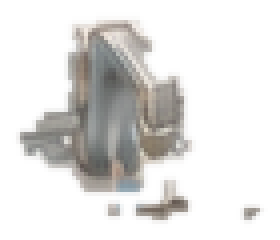
#> input picture tmp/stage4-faucets/middle-faucet-original-pixels-proposal-v1.png, 70 x 60 px, given in place of bathroom-faucets-water-on-source-v1.png, which was not available (shown 4 times larger)
$ python build_rendered_water_sprites.py
#> lines starting #> are read from the running program, lines starting #| are printed output that depends on the picture; pictures that were not available may be replaced by others from this repository, and a replacement may not be noted
from pathlib import Path

from PIL import Image, ImageDraw, ImageFilter


ROOT = Path(__file__).resolve().parent
PROJECT = ROOT.parent.parent
ASSETS = PROJECT / "assets" / "stage4" / "level4-bathroom"
SOURCE = ASSETS / "bathroom-faucets-water-on-source-v1.png"
PREVIEW = ROOT / "rendered-water-sprites-preview-v1.png"

# Tight patches include the painted faucet, stream, contained basin ripple, and
# enough of the sink rim to blend seamlessly over the normal/off artwork.
PATCHES = {
    "left": (365, 300, 470, 410),
    "middle": (520, 285, 620, 390),
    "right": (655, 265, 770, 375),
}

source = Image.open(SOURCE).convert("RGBA")
#> source is the input picture: PIL image 70x60 RGBA; mean R, G, B, A 180.9, 176.8, 171.8, 73.5
sprites = {}
for name, box in PATCHES.items():
    sprite = source.crop(box)
    inset = 5
    alpha = Image.new("L", sprite.size, 0)
    ImageDraw.Draw(alpha).rounded_rectangle(
        (inset, inset, sprite.width - inset - 1, sprite.height - inset - 1),
        radius=12,
        fill=255,
    )
    alpha = alpha.filter(ImageFilter.GaussianBlur(5))
    sprite.putalpha(alpha)
    out = ASSETS / f"faucet-water-{name}-art-v1.png"
    sprite.save(out)
    sprites[name] = (sprite, box)
#> this loop made 3 passes
#> pass 1, `alpha = alpha.filter(ImageFilter.GaussianBlur(5))`:
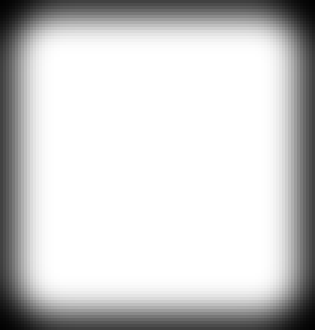
#> alpha: PIL image 105x110 L (shown 3 times larger); min 2, max 255, mean 205
#> pass 1, `sprite.save(out)`:
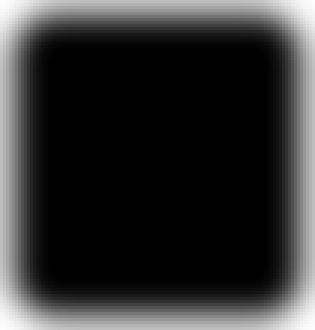
#> saved as faucet-water-left-art-v1.png: PIL image 105x110 RGBA (shown 3 times larger); mean R, G, B, A 0, 0, 0, 205; transparent parts drawn white
#> after the loop:
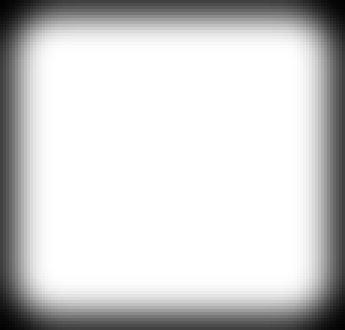
#> alpha: PIL image 115x110 L (shown 3 times larger); min 2, max 255, mean 207.2
#> after the loop:
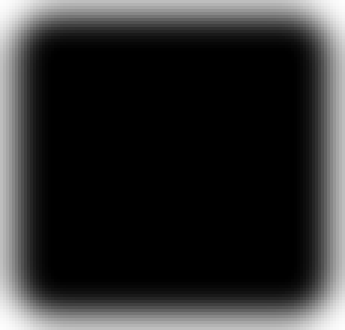
#> sprite: PIL image 115x110 RGBA (shown 3 times larger); mean R, G, B, A 0, 0, 0, 207.2; transparent parts drawn white
#> after the loop, sprites = 3 items

# Preview at the exact 960x640 game resolution.
room = Image.open(ASSETS / "bathroom-background-closed-v2.png").convert("RGBA")
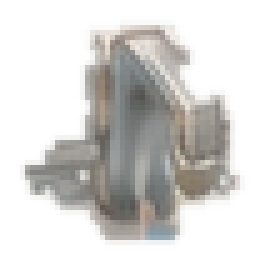
#> input picture tmp/stage4-faucets/middle-faucet-original-pixels-proposal-v2.png, 53 x 53 px, given in place of bathroom-background-closed-v2.png, which was not available (shown 5 times larger)
#> room is the input picture: PIL image 53x53 RGBA; mean R, G, B, A 178.1, 174.4, 169.5, 102.5
for sprite, box in sprites.values():
    room.alpha_composite(sprite, (box[0], box[1]))
#> this loop made 3 passes
#> box on passes 1 to 3: (365, 300, 470, 410), (520, 285, 620, 390), (655, 265, 770, 375)
room = room.resize((960, 640), Image.Resampling.LANCZOS)
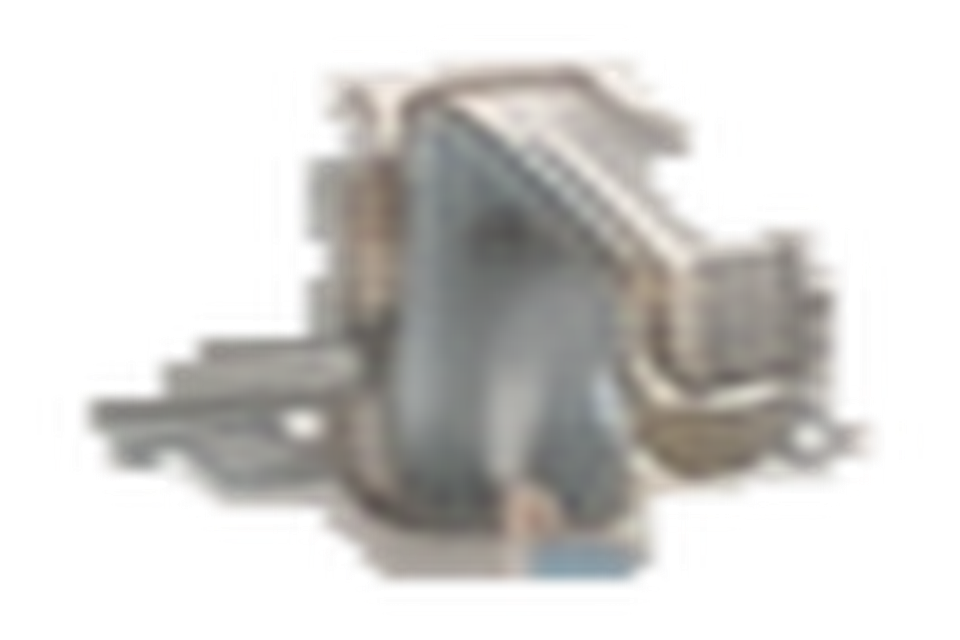
#> room: PIL image 960x640 RGBA; mean R, G, B, A 80, 78.4, 75.7, 102.5; transparent parts drawn white
room.save(PREVIEW)

for name, (sprite, box) in sprites.items():
    x1, y1, x2, y2 = box
    print(
        f"{name}: source=({x1},{y1},{x2-x1},{y2-y1}) "
        f"canvas=({x1*.625:.3f},{y1*.625:.3f},{(x2-x1)*.625:.3f},{(y2-y1)*.625:.3f})"
    )
#> this loop made 3 passes
#| left: source=(365,300,105,110) canvas=(228.125,187.500,65.625,68.750)
#| middle: source=(520,285,100,105) canvas=(325.000,178.125,62.500,65.625)
#| right: source=(655,265,115,110) canvas=(409.375,165.625,71.875,68.750)
print(PREVIEW)
